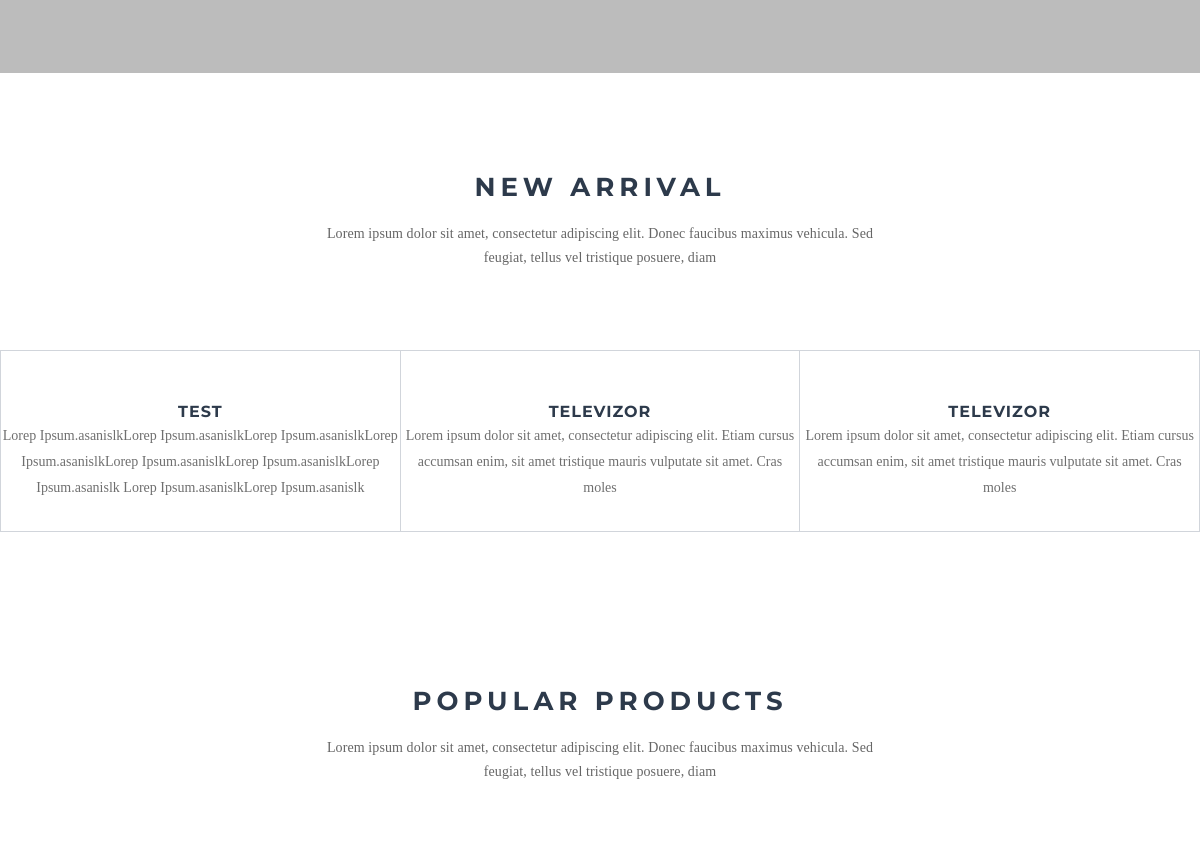
Before: / (middle part) with the older database file.
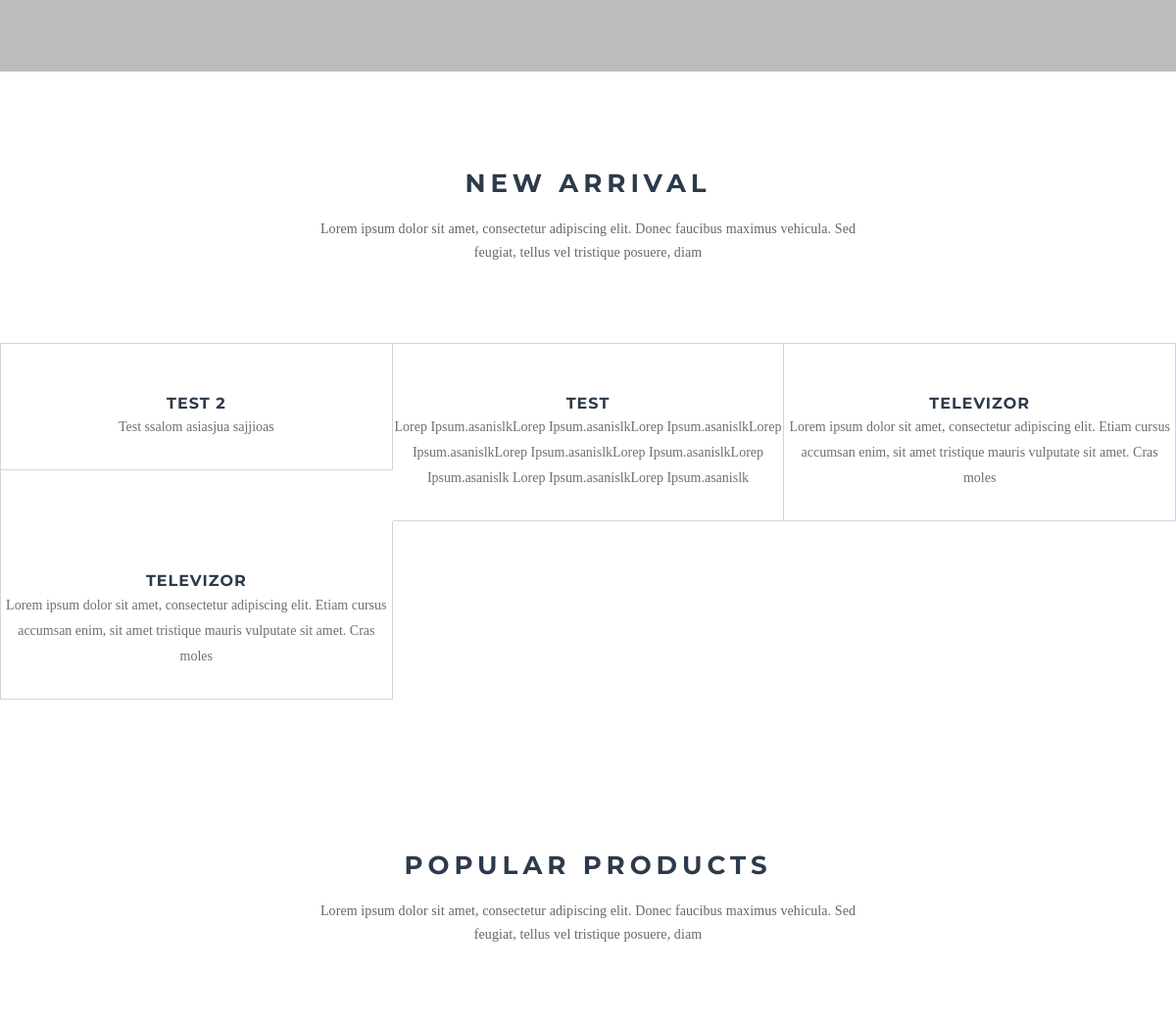
After: the same page with the newer database file.
### shop/models.py (models this page shows, shortened)
class Product(models.Model):
    title = models.CharField(max_length=100)
    price = models.IntegerField()
    seller = models.ForeignKey(User, on_delete=models.DO_NOTHING)
    brand_choices = [
       ('apple','apple'),
        ('samsung','samsung'),
    ]
    brand = models.CharField(max_length=30,null=True, blank=True,choices=brand_choices)
    short_description = models.TextField(blank=True)
    color_choices = [
        ('black', 'black'),
    ]
    colors = models.CharField(max_length=30, null=True,
                              blank=True, choices=color_choices)
    photo_main = models.ImageField(upload_to='photos/%Y/%m/%d/')
    photo_1 = models.ImageField(upload_to='photos/%Y/%m/%d/', blank=True)
    photo_2 = models.ImageField(upload_to='photos/%Y/%m/%d/', blank=True)
    photo_3 = models.ImageField(upload_to='photos/%Y/%m/%d/', blank=True)
    photo_4 = models.ImageField(upload_to='photos/%Y/%m/%d/', blank=True)
    photo_5 = models.ImageField(upload_to='photos/%Y/%m/%d/', blank=True)
    photo_6 = models.ImageField(upload_to='photos/%Y/%m/%d/', blank=True)
    in_stock = models.BooleanField(default=True)
    product_date = models.DateTimeField(default=datetime.now, blank=True)
    slug = models.SlugField()
    description = models.TextField(blank=True, null=True)

### shop/views.py (the view)
# urls.py: path('', index, name='index'),
def index(request):
    products = Product.objects.order_by('-product_date').filter(in_stock=True)
    context = {
        'products' : products
    }
    return render(request, 'shop/index.html', context)

### templates/shop/index.html (shortened to what this page needs)
{% extends 'base.html' %}
{% load static %}
{% block content %}
  <div id="content">
    <section class="padding-top-100 padding-bottom-100">
      <div class="container">
        <div class="heading text-center">
          <h4>new arrival</h4>
          <span>Lorem ipsum dolor sit amet, consectetur adipiscing elit. Donec faucibus maximus vehicula.
          Sed feugiat, tellus vel tristique posuere, diam</span> </div>
      </div>
      <div class="arrival-block">
        {% for product in products %}
            <div class="item">
            <div class="item-name"> <a href="#.">{{ product.title }}</a>
                <p>{{ product.short_description }}</p>
            </div>
            </div>
        {% endfor %}
    </section>
    <section class="padding-top-50 padding-bottom-150">
      <div class="container">
        <div class="heading text-center">
          <h4>popular products</h4>
          <span>Lorem ipsum dolor sit amet, consectetur adipiscing elit. Donec faucibus maximus vehicula.
          Sed feugiat, tellus vel tristique posuere, diam</span> </div>
      </div>
    </section>
  </div>
{% endblock %}

Changed rows visible on the page:
added Product: title "TEST 2", short_description "Test ssalom asiasjua sajjioas"
